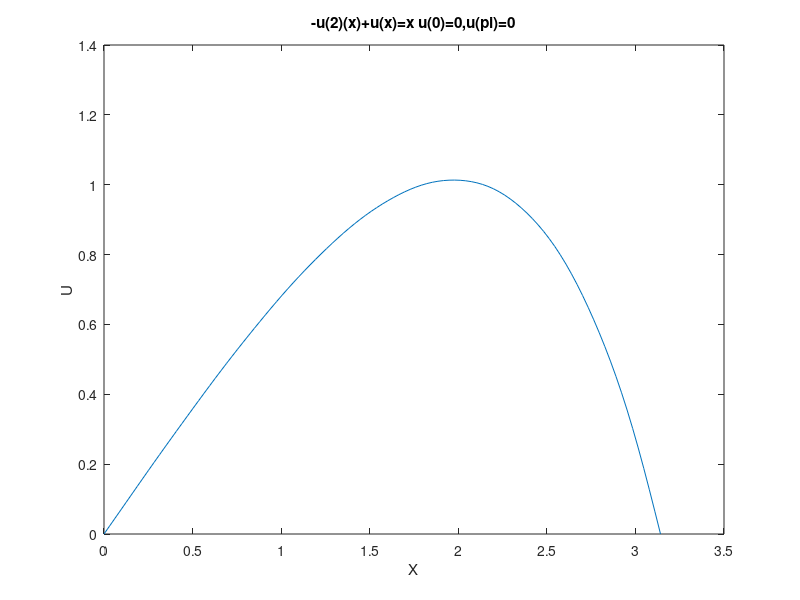

MATLAB code to generate this figure:
clear;
N=16;
A=zeros(N,N);

for i=1:N
    A(i,i)=pi/2*(i^2+1);
    l(i)=pi/i*(-1)^(i-1);
end
c=A\l';

x=linspace(0,pi,101);
for i=1:101
    sum=0;
    for j=1:N
        sum=sum+c(j)*sin(j*x(i));
    end
    y(i)=sum;
end

plot(x,y)
title('-u(2)(x)+u(x)=x u(0)=0,u(pi)=0')
xlabel('X')
ylabel('U')